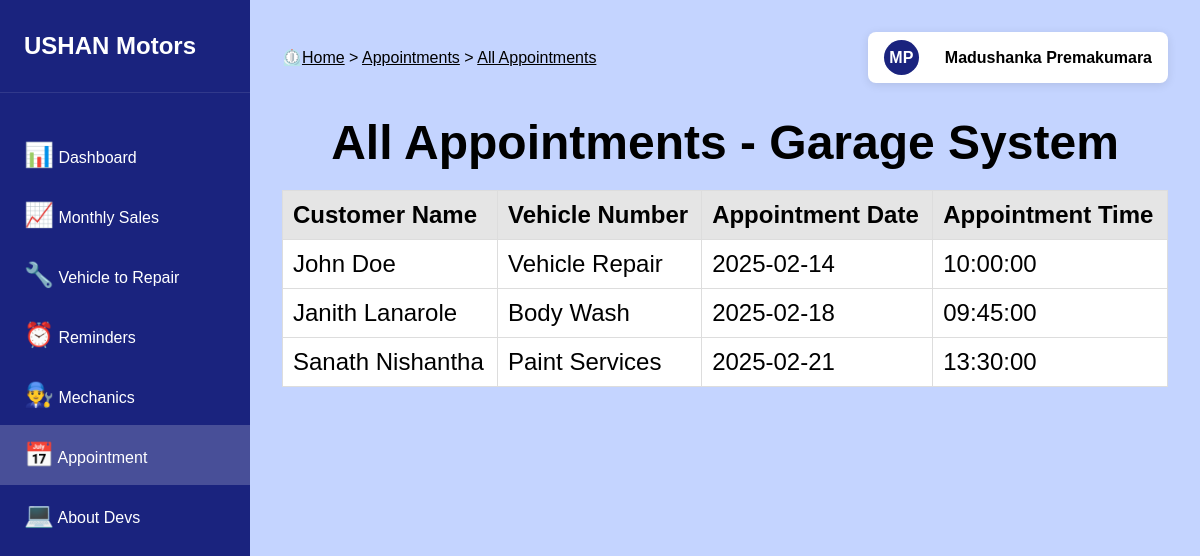
/Staff_Interface/appointmentsAll.php (signed in), run on an earlier commit of the app's database.
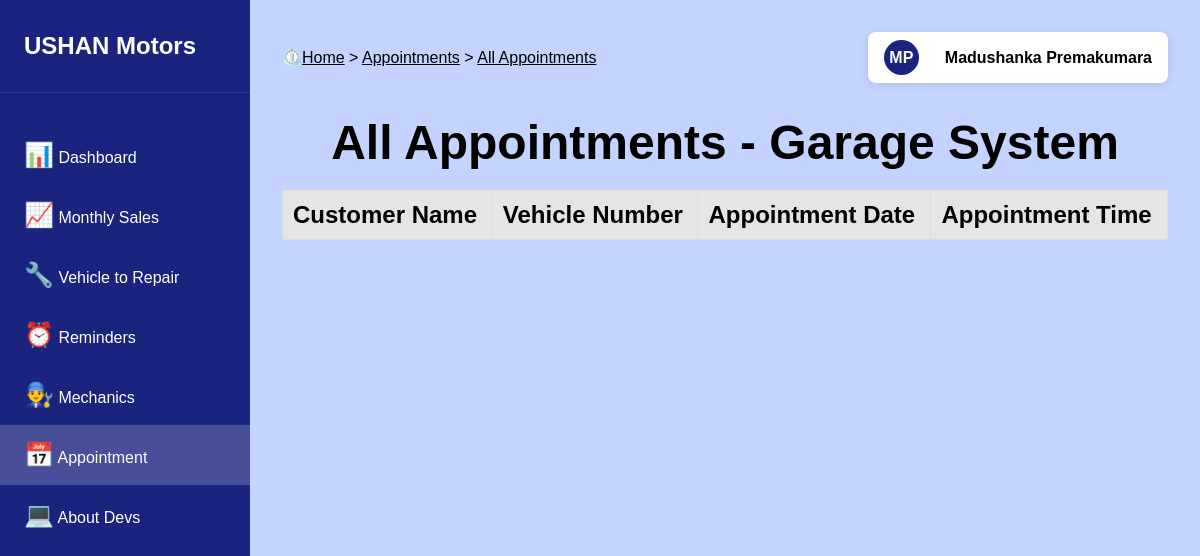
And on a later commit of the database.
### tables this page shows
CREATE TABLE `employees` (
  `id` bigint(20) NOT NULL,
  `employee_id` varchar(20) NOT NULL,
  `role_id` varchar(20) NOT NULL,
  `emp_first_name` varchar(50) NOT NULL,
  `emp_last_name` varchar(50) NOT NULL,
  `basic_salary` decimal(10,0) NOT NULL
);

CREATE TABLE `appointments` (
  `id` bigint(20) NOT NULL,
  `appointment_id` varchar(20) NOT NULL,
  `cust_name` varchar(50) NOT NULL,
  `service_id` varchar(20) NOT NULL,
  `time_stamp` datetime DEFAULT NULL
);

CREATE TABLE `garage_services` (
  `id` bigint(20) NOT NULL,
  `service_id` varchar(20) NOT NULL,
  `service_name` varchar(100) NOT NULL
);

### Staff_Interface/appointmentsAll.php (the view, shortened to what this page needs)
<?php
include('main/sessionChecker.php');
$custName = "";
$srv = "";
$date = "";
$time = "";
?>
<!DOCTYPE html>
<html>
<head>
	<link rel="stylesheet" type="text/css" href="styles/mainStyle.css">
</head>
<body>
	<aside class="sidebar">
        <div class="sidebar-logo">USHAN Motors</div>
        <ul class="sidebar-menu">
            <li class="menu-item">
            	<a href="dashboard.php">
                	<span class="icon">📊</span>
                	<span class="menu-text">Dashboard</span>
            	</a>
        	</li>
            <li class="menu-item">
                <a href="sales.php">
                	<span class="icon">📈</span>
                	<span class="menu-text">Monthly Sales</span>
                </a>
            </li>
            <li class="menu-item">
                <a href="repairVehicles.php">
                	<span class="icon">🔧</span>
                	<span class="menu-text">Vehicle to Repair</span>
                </a>
            </li>
            <li class="menu-item">
                <a href="reminders.php">
                	<span class="icon">⏰</span>
        	        <span class="menu-text">Reminders</span>
                </a>
            </li>
            <li class="menu-item">
                <a href="mechanics.php">
                	<span class="icon">👨‍🔧</span>
                	<span class="menu-text">Mechanics</span>
                </a>
            </li>
            <li class="menu-item active">
                <a href="appointments.php">
                	<span class="icon">📅</span>
                	<span class="menu-text">Appointment</span>
                </a>
            </li>
            <li class="menu-item">
                <a href="aboutDevs.php">
                    <span class="icon">💻</span>
                    <span class="menu-text">About Devs</span>
                </a>
            </li>
        </ul>
    </aside>
    <main class="main-content">
        <div class="top-bar">
            <div class="breadcrumb">
                ⏲️<a href="dashboard.php">Home</a> > <a href="appointments.php">Appointments</a> > <a href="#">All Appointments</a>
            </div>
            <?php include('profile_icon.php') ?>
        </div>
        <div class="dashboard-grid">
            <div class="appointment-header">
                <h1>All Appointments - Garage System</h1>
                <table>
                    <thead>
                        <tr>
                            <th>Customer Name</th>
                            <th>Vehicle Number</th>
                            <th>Appointment Date</th>
                            <th>Appointment Time</th>
                        </tr>
                    </thead>
                    <tbody>
                        <?php
                            $stmt1 = $connect->prepare("SELECT a.`cust_name`, b.`service_name`, DATE(a.`time_stamp`) AS appointment_date, TIME(a.`time_stamp`) AS appointment_time FROM appointments a JOIN garage_services b ON a.`service_id`=b.`service_id`;");
                            $stmt1->execute();
                            $stmt1->bind_result($custName, $srv, $date, $time);
                            $results = [];
                            while ($stmt1->fetch()) {
                                $results[] = [
                                    'cust_name' => $custName,
                                    'service_name' => $srv,
                                    'appointment_date' => $date,
                                    'appointment_time' => $time
                                ];
                            }
                            if (empty($results)) {
                                $custName = "";
                                $srv = "";
                                $date = "";
                                $time = "";
                            } else {
                                foreach ($results as $result) {
                                    $custName = $result['cust_name'];
                                    $srv = $result['service_name'];
                                    $date = $result['appointment_date'];
                                    $time = $result['appointment_time'];
                                    echo "
                                    <tr>
                                        <td>".$custName."</td>
                                        <td>".$srv."</td>
                                        <td>".$date."</td>
                                        <td>".$time."</td>
                                    </tr>
                                    ";
                                }
                            }
                            ?>
                    </tbody>
                </table>
            </div>
        </div>
    </main>
</body>
</html>

### Staff_Interface/profile_icon.php (shortened to what this page needs)
<?php
$empId = $_SESSION['employee_id'];
$firstName = "";
$lastName = "";
$roleId = "";
$stmt = $connect->prepare("SELECT `emp_first_name`, `emp_last_name`, `role_id` FROM employees WHERE `employee_id`='".$empId."' LIMIT 1;");
$stmt->execute();
$stmt->bind_result($firstName, $lastName, $roleId);
$results = [];
while ($stmt->fetch()) {
    $results[] = [
        'emp_first_name' => $firstName,
        'emp_last_name' => $lastName,
        'role_id' => $roleId
    ];
}
if (empty($results)) {
    $empId = "";
    $firstName = "";
    $lastName = "";
    $roleId = "";
} else {
    foreach ($results as $result) {
        $firstName = $result['emp_first_name'];
        $lastName = $result['emp_last_name'];
        echo "
        <div>
            <a href='#' class='user-profile' onclick='toggleDropdown(event)'>
                <div class='user-avatar'>".$firstName[0].$lastName[0]."</div>
                <div class='user-name'>".$firstName." ".$lastName."</div>
            </a>
            <div class='dropdown-menu' id='dropdownMenu'>
                <a href='settings.php'>Settings</a>
                <a href='logout.php'>Logout</a>
            </div>
        </div>
        ";
    }
}
?>

### Staff_Interface/styles/mainStyle.css (style rules this page uses)
* { margin: 0; padding: 0; box-sizing: border-box; font-family: Arial, sans-serif; }
body { background-color: #c4d4ff; min-height: 100vh; display: flex; flex-direction: column; }
html,body { height: 100%; margin: 0; padding: 0; }
a { text-decoration: none; }
.sidebar { width: 250px; background: #1a237e; padding: 2rem 0; color: white; position: fixed; height: 100%; }
.sidebar-logo { font-size: 1.5rem; font-weight: bold; padding: 0 1.5rem 2rem; border-bottom: 1px solid rgba(255,255,255,0.1); }
.sidebar-menu { list-style: none; margin-top: 2rem; }
.menu-text { color: #fff; }
.menu-item { padding: 1rem 1.5rem; display: flex; align-items: center; gap: 1rem; cursor: pointer; transition: background-color 0.3s ease; }
.menu-item.active { background-color: rgba(255,255,255,0.2); }
.main-content { flex: 1; margin-left: 250px; padding: 2rem; min-height: 100%; }
.top-bar { display: flex; justify-content: space-between; align-items: center; margin-bottom: 2rem; position: relative; }
.breadcrumb { color: #000; }
.breadcrumb a { color: #000; text-decoration: underline; }
.user-profile { display: flex; align-items: center; gap: 1rem; padding: 0.5rem 1rem; background: #fff; border-radius: 8px; box-shadow: 0 2px 10px rgba(0,0,0,0.1); cursor: pointer; }
.user-avatar { width: 35px; height: 35px; background: #1a237e; border-radius: 50%; display: flex; align-items: center; justify-content: center; color: white; font-weight: bold; align-items: center; margin-right: 10px; }
.user-name { color: #000; font-weight: 700; }
.dashboard-grid { display: grid; grid-template-columns: repeat(auto-fit, minmax(300px, 1fr)); gap: 2rem; }
.icon { font-size: 1.5rem; color: #1a237e; }

### Staff_Interface/appointmentsAll.php (style rules this page uses)
table { width: 100%; border-collapse: collapse; margin-top: 20px; background-color: white; }
table, th, td { border: 1px solid #ddd; }
th, td { padding: 10px; text-align: left; }
th { background-color: rgba(0, 0, 0, 0.1); color: black; }
.appointment-header { text-align: center; font-size: 24px; margin-bottom: 20px;s color: black; display: flex; flex-direction:column; }

What changed in the data, as far as the page shows it:
removed appointments: cust_name "John Doe", garage_services.service_name "Vehicle Repair", date "2025-02-14", time "10:00:00"
removed appointments: cust_name "Janith Lanarole", garage_services.service_name "Body Wash", date "2025-02-18", time "09:45:00"
removed appointments: cust_name "Sanath Nishantha", garage_services.service_name "Paint Services", date "2025-02-21", time "13:30:00"
